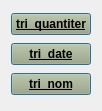
       <widget class="QWidget" name="layoutWidget_2">
        <property name="geometry">
         <rect>
          <x>1060</x>
          <y>390</y>
          <width>95</width>
          <height>111</height>
         </rect>
        </property>
        <layout class="QVBoxLayout" name="verticalLayout_3">
         <item>
          <widget class="QPushButton" name="pushButton_13">
           <property name="font">
            <font>
             <weight>75</weight>
             <bold>true</bold>
             <underline>true</underline>
            </font>
           </property>
           <property name="styleSheet">
            <string notr="true">background-color: rgb(170, 170, 127);</string>
           </property>
           <property name="text">
            <string>tri_quantiter</string>
           </property>
           <property name="autoDefault">
            <bool>true</bool>
           </property>
           <property name="default">
            <bool>true</bool>
           </property>
          </widget>
         </item>
         <item>
          <widget class="QPushButton" name="pushButton_14">
           <property name="font">
            <font>
             <weight>75</weight>
             <bold>true</bold>
             <underline>true</underline>
            </font>
           </property>
           <property name="styleSheet">
            <string notr="true">background-color: rgb(170, 170, 127);</string>
           </property>
           <property name="text">
            <string>tri_date</string>
           </property>
           <property name="checkable">
            <bool>true</bool>
           </property>
           <property name="autoDefault">
            <bool>true</bool>
           </property>
           <property name="default">
            <bool>true</bool>
           </property>
          </widget>
         </item>
         <item>
          <widget class="QPushButton" name="pushButton_15">
           <property name="font">
            <font>
             <weight>75</weight>
             <bold>true</bold>
             <underline>true</underline>
            </font>
           </property>
           <property name="styleSheet">
            <string notr="true">background-color: rgb(170, 170, 127);</string>
           </property>
           <property name="text">
            <string>tri_nom</string>
           </property>
           <property name="default">
            <bool>true</bool>
           </property>
          </widget>
         </item>
        </layout>
       </widget>
